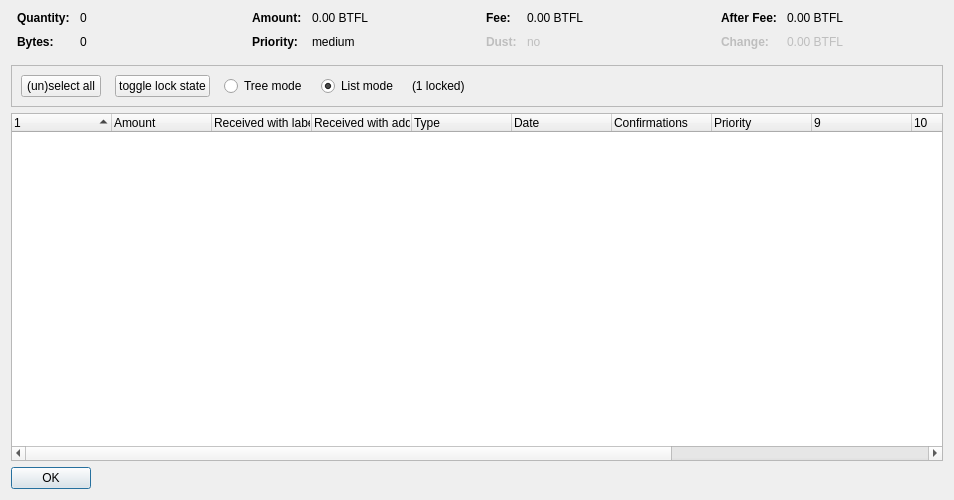
<?xml version="1.0" encoding="UTF-8"?>
<ui version="4.0">
 <class>CoinControlDialog</class>
 <widget class="QDialog" name="CoinControlDialog">
  <property name="geometry">
   <rect>
    <x>0</x>
    <y>0</y>
    <width>954</width>
    <height>500</height>
   </rect>
  </property>
  <property name="windowTitle">
   <string>Coin Selection</string>
  </property>
  <layout class="QVBoxLayout" name="verticalLayout">
   <item>
    <layout class="QHBoxLayout" name="horizontalLayoutTop" stretch="0,0,0,0">
     <property name="topMargin">
      <number>0</number>
     </property>
     <property name="bottomMargin">
      <number>10</number>
     </property>
     <item>
      <layout class="QFormLayout" name="formLayoutCoinControl1">
       <property name="horizontalSpacing">
        <number>10</number>
       </property>
       <property name="verticalSpacing">
        <number>10</number>
       </property>
       <property name="leftMargin">
        <number>6</number>
       </property>
       <property name="rightMargin">
        <number>6</number>
       </property>
       <item row="0" column="0">
        <widget class="QLabel" name="labelCoinControlQuantityText">
         <property name="font">
          <font>
           <weight>75</weight>
           <bold>true</bold>
          </font>
         </property>
         <property name="text">
          <string>Quantity:</string>
         </property>
        </widget>
       </item>
       <item row="0" column="1">
        <widget class="QLabel" name="labelCoinControlQuantity">
         <property name="cursor">
          <cursorShape>IBeamCursor</cursorShape>
         </property>
         <property name="contextMenuPolicy">
          <enum>Qt::ActionsContextMenu</enum>
         </property>
         <property name="text">
          <string notr="true">0</string>
         </property>
         <property name="textInteractionFlags">
          <set>Qt::LinksAccessibleByMouse|Qt::TextSelectableByKeyboard|Qt::TextSelectableByMouse</set>
         </property>
        </widget>
       </item>
       <item row="1" column="0">
        <widget class="QLabel" name="labelCoinControlBytesText">
         <property name="font">
          <font>
           <weight>75</weight>
           <bold>true</bold>
          </font>
         </property>
         <property name="text">
          <string>Bytes:</string>
         </property>
        </widget>
       </item>
       <item row="1" column="1">
        <widget class="QLabel" name="labelCoinControlBytes">
         <property name="cursor">
          <cursorShape>IBeamCursor</cursorShape>
         </property>
         <property name="contextMenuPolicy">
          <enum>Qt::ActionsContextMenu</enum>
         </property>
         <property name="text">
          <string notr="true">0</string>
         </property>
         <property name="textInteractionFlags">
          <set>Qt::LinksAccessibleByMouse|Qt::TextSelectableByKeyboard|Qt::TextSelectableByMouse</set>
         </property>
        </widget>
       </item>
      </layout>
     </item>
     <item>
      <layout class="QFormLayout" name="formLayoutCoinControl2">
       <property name="horizontalSpacing">
        <number>10</number>
       </property>
       <property name="verticalSpacing">
        <number>10</number>
       </property>
       <property name="leftMargin">
        <number>6</number>
       </property>
       <property name="rightMargin">
        <number>6</number>
       </property>
       <item row="0" column="0">
        <widget class="QLabel" name="labelCoinControlAmountText">
         <property name="font">
          <font>
           <weight>75</weight>
           <bold>true</bold>
          </font>
         </property>
         <property name="text">
          <string>Amount:</string>
         </property>
        </widget>
       </item>
       <item row="0" column="1">
        <widget class="QLabel" name="labelCoinControlAmount">
         <property name="cursor">
          <cursorShape>IBeamCursor</cursorShape>
         </property>
         <property name="contextMenuPolicy">
          <enum>Qt::ActionsContextMenu</enum>
         </property>
         <property name="text">
          <string notr="true">0.00 BTFL</string>
         </property>
         <property name="textInteractionFlags">
          <set>Qt::LinksAccessibleByMouse|Qt::TextSelectableByKeyboard|Qt::TextSelectableByMouse</set>
         </property>
        </widget>
       </item>
       <item row="1" column="0">
        <widget class="QLabel" name="labelCoinControlPriorityText">
         <property name="font">
          <font>
           <weight>75</weight>
           <bold>true</bold>
          </font>
         </property>
         <property name="text">
          <string>Priority:</string>
         </property>
        </widget>
       </item>
       <item row="1" column="1">
        <widget class="QLabel" name="labelCoinControlPriority">
         <property name="cursor">
          <cursorShape>IBeamCursor</cursorShape>
         </property>
         <property name="contextMenuPolicy">
          <enum>Qt::ActionsContextMenu</enum>
         </property>
         <property name="text">
          <string>medium</string>
         </property>
         <property name="textInteractionFlags">
          <set>Qt::LinksAccessibleByMouse|Qt::TextSelectableByKeyboard|Qt::TextSelectableByMouse</set>
         </property>
        </widget>
       </item>
      </layout>
     </item>
     <item>
      <layout class="QFormLayout" name="formLayoutCoinControl3">
       <property name="horizontalSpacing">
        <number>10</number>
       </property>
       <property name="verticalSpacing">
        <number>10</number>
       </property>
       <property name="leftMargin">
        <number>6</number>
       </property>
       <property name="rightMargin">
        <number>6</number>
       </property>
       <item row="0" column="0">
        <widget class="QLabel" name="labelCoinControlFeeText">
         <property name="font">
          <font>
           <weight>75</weight>
           <bold>true</bold>
          </font>
         </property>
         <property name="text">
          <string>Fee:</string>
         </property>
        </widget>
       </item>
       <item row="0" column="1">
        <widget class="QLabel" name="labelCoinControlFee">
         <property name="cursor">
          <cursorShape>IBeamCursor</cursorShape>
         </property>
         <property name="contextMenuPolicy">
          <enum>Qt::ActionsContextMenu</enum>
         </property>
         <property name="text">
          <string notr="true">0.00 BTFL</string>
         </property>
         <property name="textInteractionFlags">
          <set>Qt::LinksAccessibleByMouse|Qt::TextSelectableByKeyboard|Qt::TextSelectableByMouse</set>
         </property>
        </widget>
       </item>
       <item row="1" column="0">
        <widget class="QLabel" name="labelCoinControlLowOutputText">
         <property name="enabled">
          <bool>false</bool>
         </property>
         <property name="font">
          <font>
           <weight>75</weight>
           <bold>true</bold>
          </font>
         </property>
         <property name="text">
          <string>Dust:</string>
         </property>
        </widget>
       </item>
       <item row="1" column="1">
        <widget class="QLabel" name="labelCoinControlLowOutput">
         <property name="enabled">
          <bool>false</bool>
         </property>
         <property name="cursor">
          <cursorShape>IBeamCursor</cursorShape>
         </property>
         <property name="contextMenuPolicy">
          <enum>Qt::ActionsContextMenu</enum>
         </property>
         <property name="text">
          <string>no</string>
         </property>
         <property name="textInteractionFlags">
          <set>Qt::LinksAccessibleByMouse|Qt::TextSelectableByKeyboard|Qt::TextSelectableByMouse</set>
         </property>
        </widget>
       </item>
      </layout>
     </item>
     <item>
      <layout class="QFormLayout" name="formLayoutCoinControl4">
       <property name="horizontalSpacing">
        <number>10</number>
       </property>
       <property name="verticalSpacing">
        <number>10</number>
       </property>
       <property name="leftMargin">
        <number>6</number>
       </property>
       <property name="rightMargin">
        <number>6</number>
       </property>
       <item row="0" column="0">
        <widget class="QLabel" name="labelCoinControlAfterFeeText">
         <property name="font">
          <font>
           <weight>75</weight>
           <bold>true</bold>
          </font>
         </property>
         <property name="text">
          <string>After Fee:</string>
         </property>
        </widget>
       </item>
       <item row="0" column="1">
        <widget class="QLabel" name="labelCoinControlAfterFee">
         <property name="cursor">
          <cursorShape>IBeamCursor</cursorShape>
         </property>
         <property name="contextMenuPolicy">
          <enum>Qt::ActionsContextMenu</enum>
         </property>
         <property name="text">
          <string notr="true">0.00 BTFL</string>
         </property>
         <property name="textInteractionFlags">
          <set>Qt::LinksAccessibleByMouse|Qt::TextSelectableByKeyboard|Qt::TextSelectableByMouse</set>
         </property>
        </widget>
       </item>
       <item row="1" column="0">
        <widget class="QLabel" name="labelCoinControlChangeText">
         <property name="enabled">
          <bool>false</bool>
         </property>
         <property name="font">
          <font>
           <weight>75</weight>
           <bold>true</bold>
          </font>
         </property>
         <property name="text">
          <string>Change:</string>
         </property>
        </widget>
       </item>
       <item row="1" column="1">
        <widget class="QLabel" name="labelCoinControlChange">
         <property name="enabled">
          <bool>false</bool>
         </property>
         <property name="cursor">
          <cursorShape>IBeamCursor</cursorShape>
         </property>
         <property name="contextMenuPolicy">
          <enum>Qt::ActionsContextMenu</enum>
         </property>
         <property name="text">
          <string notr="true">0.00 BTFL</string>
         </property>
         <property name="textInteractionFlags">
          <set>Qt::LinksAccessibleByMouse|Qt::TextSelectableByKeyboard|Qt::TextSelectableByMouse</set>
         </property>
        </widget>
       </item>
      </layout>
     </item>
    </layout>
   </item>
   <item>
    <widget class="QFrame" name="frame">
     <property name="minimumSize">
      <size>
       <width>0</width>
       <height>40</height>
      </size>
     </property>
     <property name="frameShape">
      <enum>QFrame::StyledPanel</enum>
     </property>
     <property name="frameShadow">
      <enum>QFrame::Sunken</enum>
     </property>
     <layout class="QHBoxLayout" name="horizontalLayout">
      <item>
       <layout class="QHBoxLayout" name="horizontalLayoutPanel" stretch="0,0,0,0,0,0">
        <property name="spacing">
         <number>14</number>
        </property>
        <item>
         <widget class="QPushButton" name="pushButtonSelectAll">
          <property name="sizePolicy">
           <sizepolicy hsizetype="Maximum" vsizetype="Fixed">
            <horstretch>0</horstretch>
            <verstretch>0</verstretch>
           </sizepolicy>
          </property>
          <property name="text">
           <string>(un)select all</string>
          </property>
          <property name="autoDefault">
           <bool>false</bool>
          </property>
         </widget>
        </item>
        <item>
         <widget class="QPushButton" name="pushButtonToggleLock">
          <property name="sizePolicy">
           <sizepolicy hsizetype="Maximum" vsizetype="Fixed">
            <horstretch>0</horstretch>
            <verstretch>0</verstretch>
           </sizepolicy>
          </property>
          <property name="text">
           <string>toggle lock state</string>
          </property>
          <property name="autoDefault">
           <bool>false</bool>
          </property>
         </widget>
        </item>
        <item>
         <widget class="QRadioButton" name="radioTreeMode">
          <property name="sizePolicy">
           <sizepolicy hsizetype="Maximum" vsizetype="Fixed">
            <horstretch>0</horstretch>
            <verstretch>0</verstretch>
           </sizepolicy>
          </property>
          <property name="text">
           <string>Tree mode</string>
          </property>
         </widget>
        </item>
        <item>
         <widget class="QRadioButton" name="radioListMode">
          <property name="sizePolicy">
           <sizepolicy hsizetype="Maximum" vsizetype="Fixed">
            <horstretch>0</horstretch>
            <verstretch>0</verstretch>
           </sizepolicy>
          </property>
          <property name="text">
           <string>List mode</string>
          </property>
          <property name="checked">
           <bool>true</bool>
          </property>
         </widget>
        </item>
        <item>
         <widget class="QLabel" name="labelLocked">
          <property name="text">
           <string>(1 locked)</string>
          </property>
         </widget>
        </item>
        <item>
         <spacer name="horizontalSpacer">
          <property name="orientation">
           <enum>Qt::Horizontal</enum>
          </property>
          <property name="sizeHint" stdset="0">
           <size>
            <width>40</width>
            <height>20</height>
           </size>
          </property>
         </spacer>
        </item>
       </layout>
      </item>
     </layout>
    </widget>
   </item>
   <item>
    <widget class="CoinControlTreeWidget" name="treeWidget">
     <property name="contextMenuPolicy">
      <enum>Qt::CustomContextMenu</enum>
     </property>
     <property name="sortingEnabled">
      <bool>false</bool>
     </property>
     <property name="columnCount">
      <number>13</number>
     </property>
     <attribute name="headerShowSortIndicator" stdset="0">
      <bool>true</bool>
     </attribute>
     <attribute name="headerStretchLastSection">
      <bool>false</bool>
     </attribute>
     <column>
      <property name="text">
       <string/>
      </property>
     </column>
     <column>
      <property name="text">
       <string>Amount</string>
      </property>
     </column>
     <column>
      <property name="text">
       <string>Received with label</string>
      </property>
     </column>
     <column>
      <property name="text">
       <string>Received with address</string>
      </property>
     </column>
     <column>
      <property name="text">
	<string>Type</string>
      </property>
     </column>
     <column>
      <property name="text">	 
       <string>Date</string>
      </property>
     </column>
     <column>
      <property name="text">
       <string>Confirmations</string>
      </property>
      <property name="toolTip">
       <string>Confirmed</string>
      </property>
     </column>
     <column>
      <property name="text">
       <string>Priority</string>
      </property>
     </column>
     <column>
      <property name="text">
       <string/>
      </property>
     </column>
     <column>
      <property name="text">
       <string/>
      </property>
     </column>
     <column>
      <property name="text">
       <string/>
      </property>
     </column>
     <column>
      <property name="text">
       <string/>
      </property>
     </column>
     <column>
      <property name="text">
       <string/>
      </property>
     </column>
    </widget>
   </item>
   <item>
    <widget class="QDialogButtonBox" name="buttonBox">
     <property name="sizePolicy">
      <sizepolicy hsizetype="Maximum" vsizetype="Fixed">
       <horstretch>0</horstretch>
       <verstretch>0</verstretch>
      </sizepolicy>
     </property>
     <property name="orientation">
      <enum>Qt::Horizontal</enum>
     </property>
     <property name="standardButtons">
      <set>QDialogButtonBox::Ok</set>
     </property>
    </widget>
   </item>
  </layout>
 </widget>
 <customwidgets>
  <customwidget>
   <class>CoinControlTreeWidget</class>
   <extends>QTreeWidget</extends>
   <header>coincontroltreewidget.h</header>
  </customwidget>
 </customwidgets>
 <resources/>
 <connections/>
</ui>
